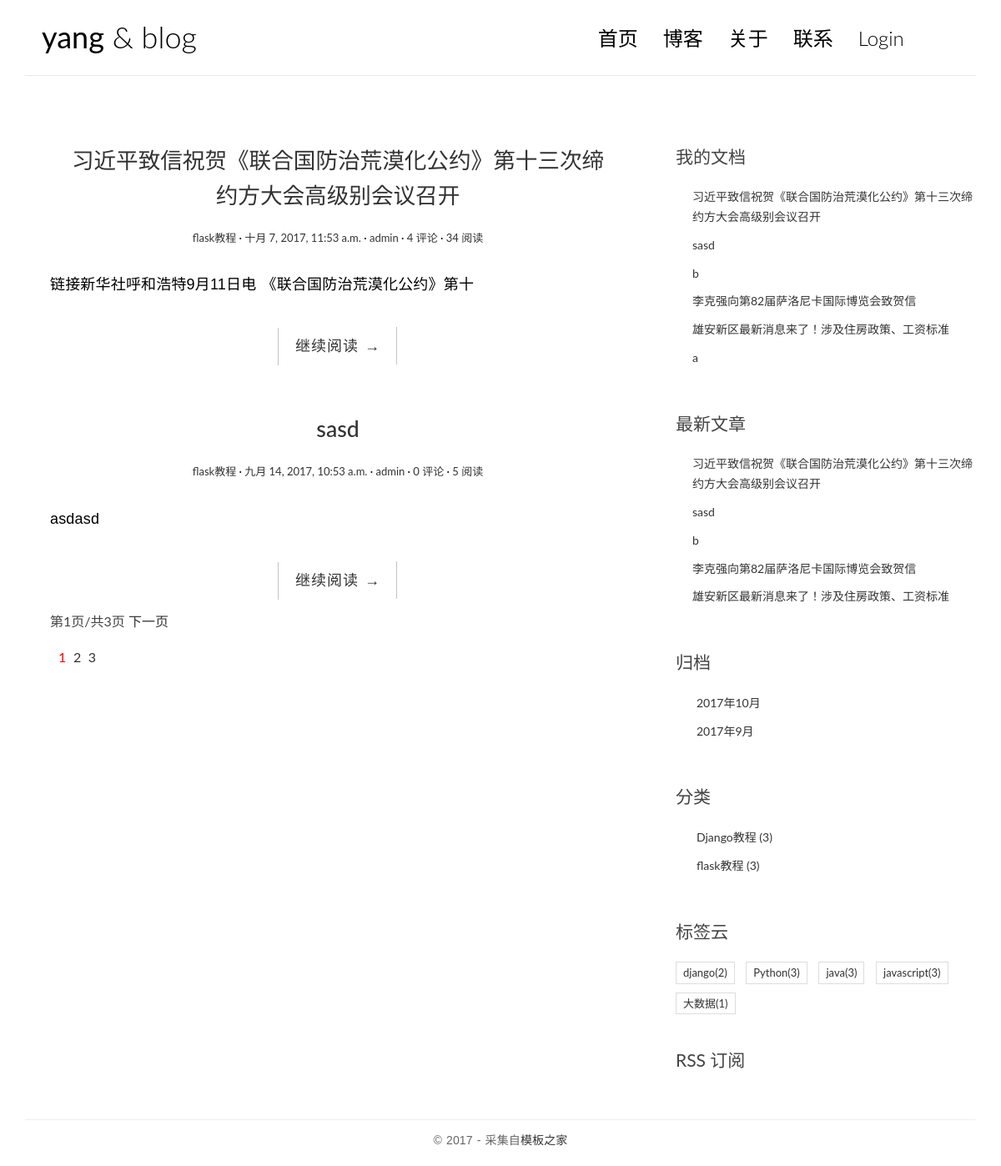
Before: / with the older database file.
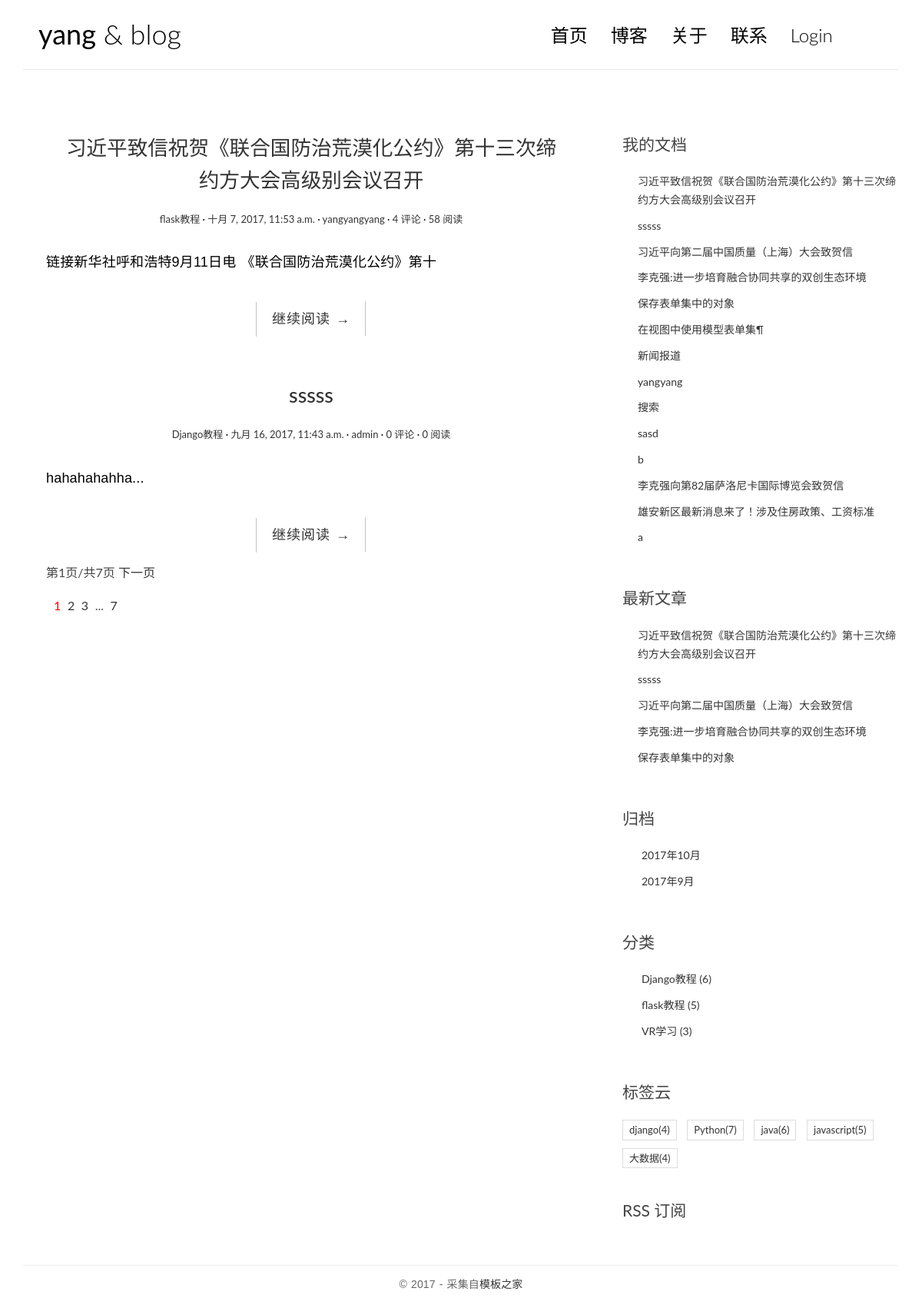
After: the same page with the newer database file.
### blog/models.py (models this page shows, shortened)
class Post(models.Model):
    title = models.CharField(max_length=64)
    body = models.TextField()
    created_time = models.DateTimeField(auto_now_add=True)
    modified_time = models.DateTimeField(auto_now_add=True)
    excerpt = models.CharField(max_length=256, blank=True)
    category = models.ForeignKey(Category)
    tags = models.ManyToManyField(Tag, blank=True)
    author = models.ForeignKey(User)
    views = models.PositiveIntegerField(default=0)
    class Meta:
        ordering = ['-created_time','-modified_time']
    def get_absolute_url(self):
        return reverse('blog:detail', kwargs={'pk': self.pk})

class Category(models.Model):
    name = models.CharField(max_length=64)

class Tag(models.Model):
    name = models.CharField(max_length=64)

### blog/views.py (the view, shortened to what this page needs)
# urls.py: url(r'^$', views.IndexView.as_view(),name='index'),
class IndexView(ListView):
    model = Post
    template_name = 'blog/index.html'
    context_object_name = 'post_list'
    paginate_by = 2
    def get_context_data(self, **kwargs):
        context = super().get_context_data(**kwargs)
        paginator = context.get('paginator')
        page = context.get('page_obj')
        is_paginated = context.get('is_paginated')
        pagination_data = self.pagination_data(paginator, page, is_paginated)
        context.update(pagination_data)
        return context
    def pagination_data(self, paginator, page, is_paginated):
        if not is_paginated:
            return {}
        first = False
        left = []
        left_has_more = False
        page_number = page.number
        right_has_more = False
        right = []
        last = False
        page_range = paginator.page_range
        total_pages = paginator.num_pages
        if page_number == 1:
            right = page_range[page_number:page_number+2]
            if right[-1] < total_pages - 1:
                right_has_more = True
            if right[-1] < total_pages:
                last = True
        elif page_number == total_pages:
            left = page_range[(page_number-3) if (page_number-3) > 0 else 0:page_number-1]
            if left[0] > 2:
                left_has_more = True
            if left[0] > 1:
                first = True
        data = {
            'left': left,
            'right': right,
            'left_has_more': left_has_more,
            'right_has_more': right_has_more,
            'first': first,
            'last': last,
        }
        return data

### blog/templatetags/blog_tags.py (called while the page is built)
@register.simple_tag
def get_recent_post(num=5):
    return Post.objects.all()[:num]

@register.simple_tag
def archives():
    return Post.objects.dates('created_time', 'month', order='DESC')

@register.simple_tag
def get_categories():
    return Category.objects.annotate(num_posts=Count('post')).filter(num_posts__gt=0)

@register.simple_tag
def get_tags():
    return Tag.objects.annotate(num_posts=Count('post')).filter(num_posts__gt=0)

@register.simple_tag
def get_authors():
    return Post.objects.all()

### templates/blog/index.html (shortened to what this page needs)
{% extends 'base.html' %}
{% load staticfiles %}
{% block main %}
    {% for post in post_list %}
    <article class="post post-{{ post.pk }}">
        <header class="entry-header">
            <h1 class="entry-title">
                <a href={{post.get_absolute_url}}>{{ post.title }}</a>
            </h1>
            <div class="entry-meta">
                <span class="post-category"><a href= {{post.get_absolute_url}}>{{ post.category.name }}</a></span>
                <span class="post-date"><a href="#"><time class="entry-date" datetime="{{ post.created_time }}">{{ post.created_time }}</time></a></span>
                <span class="post-author"><a href="#">{{ post.author }}</a></span>
                <span class="comments-link"><a href="#">{{post.comment_set.count}} 评论</a></span>
                <span class="views-count"><a href="#">{{post.views}} 阅读</a></span>
            </div>
        </header>
        <div class="entry-content clearfix">
            <p>{{ post.excerpt }}</p>
            <div class="read-more cl-effect-14">
                <a href={{post.get_absolute_url}} class="more-link">继续阅读 <span class="meta-nav">→</span></a>
            </div>
        </div>
    </article>
    {% empty %}
    <div class="no-post">暂时还没有发布的文章！</div>
    {% endfor %}
    {% if is_paginated %}
    <div class="pagination-simple">
        <span class="current">第{{page_obj.number}}页/共{{paginator.num_pages}}页</span>
        {% if page_obj.has_next %}
        <a href="?page={{page_obj.next_page_number}}">下一页</a>
        {% endif %}
    </div>
    {% endif %}
    {% if is_paginated %}
    <div class="pagination">
        <ul>
            <li class="current"><a href="?page={{page_obj.number}}">{{page_obj.number}}</a></li>
            {% if right %}
                {% for i in right %}
                    <li><a href="?page={{i}}">{{i}}</a></li>
                {% endfor %}
                {% if right_has_more %}
                    <li><span>...</span></li>
                {% endif %}
            {% endif %}
            {% if last %}
            <li><a href="?page={{paginator.num_pages}}">{{paginator.num_pages}}</a></li>
            {% endif %}
        </ul>
    </div>
    {% endif %}
{% endblock %}

### templates/base.html (shortened to what this page needs)
{% load staticfiles %}
{% load blog_tags %}
<!DOCTYPE html>
<html lang="en">
<head>
    <link rel="stylesheet" href="http://code.ionicframework.com/ionicons/2.0.1/css/ionicons.min.css">
    <link rel="stylesheet" href="{% static 'blog/css/bootstrap.min.css' %}">
    <link rel="stylesheet" href="{% static 'blog/css/pace.css' %}">
    <link rel="stylesheet" href="{% static 'blog/css/custom.css' %}">
    <link rel="stylesheet" href="{% static 'blog/css/highlights/github.css' %}">
</head>
<body>
    <div class="container">
        <header id="site-header">
            <div class="row">
                <div class="col-md-4 col-sm-5 col-xs-8">
                    <div class="logo">
                        <h1><a href="{% url 'blog:index' %}"><b>yang</b> &amp; blog</a></h1>
                    </div>
                </div>
                <div class="col-md-8 col-sm-7 col-xs-4">
                    <nav class="main-nav" role="navigation">
                        <div class="collapse navbar-collapse" id="bsexample-navbar-collapse-1">
                            <ul class="nav navbar-nav navbar-right">
                                <li class="cl-effect-11"><a href="{% url 'blog:index' %}" data-hover="首页">首页</a></li>
                                <li class="cl-effect-11"><a href="fullwidth.html" data-hover="博客">博客</a></li>
                                <li class="cl-effect-11"><a href="about.html" data-hover="关于">关于</a></li>
                                <li class="cl-effect-11"><a href="contact.html" data-hover="联系">联系</a></li>
                                {% if user.is_authenticated %}
                                    <li class="cl-effect-11"><a href="{% url 'blog:publisharticle' %}">发贴</a></li>
                                    <li class="cl-effect-11"><a href="{% url 'blog:author' %}">{{request.user}}</a></li>
                                    <li class="cl-effect-11"><a href="{% url 'password_change' %}">修改密码</a></li>
                                    <li class="cl-effect-11"><a href="{% url 'logout' %}" data-hover="Logout">Logout</a></li>
                                {% else %}
                                    <li class="cl-effect-11"><a href="{% url 'login' %}" data-hover="Login">Login</a></li>
                                {% endif %}
                            </ul>
                        </div>
                    </nav>
                </div>
            </div>
        </header>
    </div>
    <div class="content-body">
        <div class="container">
            <div class="row">
                <main class="col-md-8">
                    {% block main %}
                    {% endblock %}
                </main>
                <aside class="col-md-4">
                    <div class="widget widget-recent-posts">
                        <h3 class="widget-title">我的文档</h3>
                        {% get_authors as authors_post_list %}
                        <ul>
                            {% for post1 in authors_post_list %}
                                <li>
                                    <a href="{{ post.get_absolute_url }}">{{ post1.title }}</a>
                                </li>
                            {% empty %}
                            暂时没有
                            {% endfor %}
                        </ul>
                    </div>
                    <div class="widget widget-recent-posts">
                        <h3 class="widget-title">最新文章</h3>
                        {% get_recent_post as recent_post_list %}
                        <ul>
                            {% for post in recent_post_list %}
                            <li>
                                <a href="{{ post.get_absolute_url }}">{{ post.title }}</a>
                            </li>
                            {% empty %}
                            没有文章发布
                            {% endfor %}
                        </ul>
                    </div>
                    <div class="widget widget-archives">
                        <h3 class="widget-title">归档</h3>
                        {% archives as archives_list %}
                        <ul>
                            {% for date in archives_list %}
                            <li>
                                <a href="{% url 'blog:archives' date.year date.month %}">{{ date.year }}年{{date.month}}月</a>
                            </li>
                            {% empty %}
                            暂无归档
                            {% endfor %}
                        </ul>
                    </div>
                    <div class="widget widget-category">
                        <h3 class="widget-title">分类</h3>
                        {% get_categories as categories_list %}
                        <ul>
                            {% for category in categories_list %}
                            <li>
                                <a href="{% url 'blog:category' category.pk  %}">{{category.name}} <span class="post-count">({{category.num_posts}})</span></a>
                            </li>
                            {% empty %}
                            暂无分类
                            {% endfor %}
                        </ul>
                    </div>
                    <div class="widget widget-tag-cloud">
                        <h3 class="widget-title">标签云</h3>
                        {% get_tags as tag_list %}
                        <ul>
                            {% for tag in tag_list %}
                            <li>
                                <a href="{% url 'blog:tag' tag.pk %}">{{tag.name}}<span class="post-count">({{tag.num_posts}})</span></a>
                            </li>
                            {% empty %}
                                没有标签
                            {% endfor %}
                        </ul>
                    </div>
                    <div class="rss">
                        <a href="{% url 'rss' %}">RSS 订阅</a>
                    </div>
                </aside>
            </div>
        </div>
    </div>
    <footer id="site-footer">
        <div class="container">
            <div class="row">
                <div class="col-md-12">
                    <p class="copyright">&copy 2017 - 采集自<a href="http://www.cssmoban.com/" target="_blank" title="模板之家">模板之家</a></p>
                </div>
            </div>
        </div>
    </footer>
</body>
</html>

### blog/static/blog/css/custom.css (style rules this page uses)
* { outline: none; }
h1, h2, h3, h4, h5, h6 { margin-top: 0; }
b { font-weight: 400; }
a { color: #333; }
body { color: #444; font-family: 'Lato', sans-serif; }
p { font-family: 'Ubuntu', sans-serif; font-weight: 400; word-spacing: 1px; letter-spacing: 0.01em; }
#site-header { background-color: #FFF; padding: 25px 20px; margin-bottom: 40px; border-bottom: 1px solid #e7e7e7; }
.logo h1 a { color: #000; }
.logo h1 { margin: 0; font-family: 'Lato', sans-serif; font-weight: 300; }
.main-nav { margin-top: 11px; max-width: 95%; }
.main-nav a { color: #000000 !important; padding: 0 0 5px 0 !important; margin-right: 30px; font-family: 'Lato', sans-serif; font-weight: 300; font-size: 24px; }
.cl-effect-11 a { padding: 10px 0; color: #0972b4; text-shadow: none; }
.cl-effect-11 a::before { position: absolute; top: 0; left: 0; overflow: hidden; padding: 0 0 5px 0 !important; max-width: 0; border-bottom: 1px solid #000; color: #000; content: attr(data-hover); white-space: nowrap; -webkit-transition: max-width 0.5s; -moz-transition: max-width 0.5s; transition: max-width 0.5s; }
.content-body { padding-bottom: 4em; }
.post { background: #fff; padding: 30px 30px 0; }
.entry-title { text-align: center; font-size: 1.9em; margin-bottom: 20px; line-height: 1.6; padding: 10px 20px 0; }
.entry-meta { text-align: center; color: #DDDDDD; font-size: 13px; margin-bottom: 30px; }
.entry-content { font-size: 18px; line-height: 1.9; font-weight: 300; color: #000; }
.post-category::after, .post-date::after, .post-author::after, .comments-link::after { content: ' ·'; color: #000; }
.read-more { font-family: 'Ubuntu', sans-serif; font-weight: 400; word-spacing: 1px; letter-spacing: 0.01em; text-align: center; margin-top: 20px; }
.cl-effect-14 a { padding: 0 20px; height: 45px; line-height: 45px; position: relative; display: inline-block; margin: 15px 25px; letter-spacing: 1px; font-weight: 400; text-shadow: 0 0 1px rgba(255, 255, 255, 0.3); }
.cl-effect-14 a::before, .cl-effect-14 a::after { position: absolute; width: 45px; height: 1px; background: #C3C3C3; content: ''; -webkit-transition: all 0.3s; -moz-transition: all 0.3s; transition: all 0.3s; pointer-events: none; }
.cl-effect-14 a::before { top: 0; left: 0; -webkit-transform: rotate(90deg); -moz-transform: rotate(90deg); transform: rotate(90deg); -webkit-transform-origin: 0 0; -moz-transform-origin: 0 0; transform-origin: 0 0; }
.cl-effect-14 a::after { right: 0; bottom: 0; -webkit-transform: rotate(90deg); -moz-transform: rotate(90deg); transform: rotate(90deg); -webkit-transform-origin: 100% 0; -moz-transform-origin: 100% 0; transform-origin: 100% 0; }
.widget { background: #fff; padding: 30px 0 0; }
.widget-title { font-size: 1.5em; margin-bottom: 20px; line-height: 1.6; padding: 10px 0 0; font-weight: 400; }
.widget-recent-posts ul { padding: 0; margin: 0; padding-left: 20px; }
.widget-recent-posts ul li { list-style-type: none; position: relative; line-height: 170%; margin-bottom: 10px; }
.widget-recent-posts ul li::before { content: '\f3d3'; font-family: "Ionicons"; position: absolute; left: -17px; top: 3px; font-size: 16px; color: #000; }
.widget-archives ul { padding: 0; margin: 0; padding-left: 25px; }
.widget-archives ul li { list-style-type: none; position: relative; line-height: 170%; margin-bottom: 10px; }
.widget-archives ul li::before { content: '\f3f3'; font-family: "Ionicons"; position: absolute; left: -25px; top: 1px; font-size: 16px; color: #000; }
.widget-category ul { padding: 0; margin: 0; padding-left: 25px; }
.widget-category ul li { list-style-type: none; position: relative; line-height: 170%; margin-bottom: 10px; }
.widget-category ul li::before { content: '\f3fe'; font-family: "Ionicons"; position: absolute; left: -25px; top: 1px; font-size: 18px; color: #000; }
.widget-tag-cloud ul { padding: 0; margin: 0; margin-right: -10px; }
.widget-tag-cloud ul li { list-style-type: none; font-size: 13px; display: inline-block; margin-right: 10px; margin-bottom: 10px; padding: 3px 8px; border: 1px solid #ddd; }
.rss { font-size: 21px; margin-top: 30px; }
.rss a { color: #444; }
#site-footer { padding-top: 10px; padding: 0 0 1.5em 0; }
.copyright { text-align: center; padding-top: 1em; margin: 0; border-top: 1px solid #eee; color: #666; }
.pagination-simple { padding-left: 30px; font-size: 16px; }
.pagination ul { list-style: none; }
.pagination ul li { display: inline-block; font-size: 16px; margin-right: 5px; }
.current a { color: red; }

Changed rows visible on the page:
no longer on one of the page's lists (row edited): Post: title "sasd", category.name "flask教程", created_time "九月 14, 2017, 10:53 a.m.", author "admin", comment_set.count "0", views "5", excerpt "asdasd"
no longer on one of the page's lists (row edited): Post: title "b"
no longer on one of the page's lists (row edited): Post: title "李克强向第82届萨洛尼卡国际博览会致贺信"
no longer on one of the page's lists (row edited): Post: title "雄安新区最新消息来了！涉及住房政策、工资标准"
changed Post "习近平致信祝贺《联合国防治荒漠化公约》第十三次缔约方大会高级别会议召开": author "admin" → "yangyangyang"; views "34" → "58"
added Post: title "sssss", category.name "Django教程", created_time "九月 16, 2017, 11:43 a.m.", author "admin", comment_set.count "0", views "0", excerpt "hahahahahha..."
added Post: title "习近平向第二届中国质量（上海）大会致贺信"
added Post: title "李克强:进一步培育融合协同共享的双创生态环境"
added Post: title "保存表单集中的对象"
added Post: title "在视图中使用模型表单集¶", shown under "我的文档"
added Post: title "新闻报道", shown under "我的文档"
added Post: title "yangyang", shown under "我的文档"
added Post: title "搜索", shown under "我的文档"
computed for Category "Django教程": num_posts "3" → "6"
computed for Category "flask教程": num_posts "3" → "5"
now on this page (row unchanged): Category: name "VR学习", num_posts "3"
computed for Tag "django": num_posts "2" → "4"
computed for Tag "Python": num_posts "3" → "7"
computed for Tag "java": num_posts "3" → "6"
computed for Tag "javascript": num_posts "3" → "5"
computed for Tag "大数据": num_posts "1" → "4"
Other visible differences:
{{ paginator.num_pages }}: "3" → "7"
{{ paginator.num_pages }}: (not shown) → "7"
